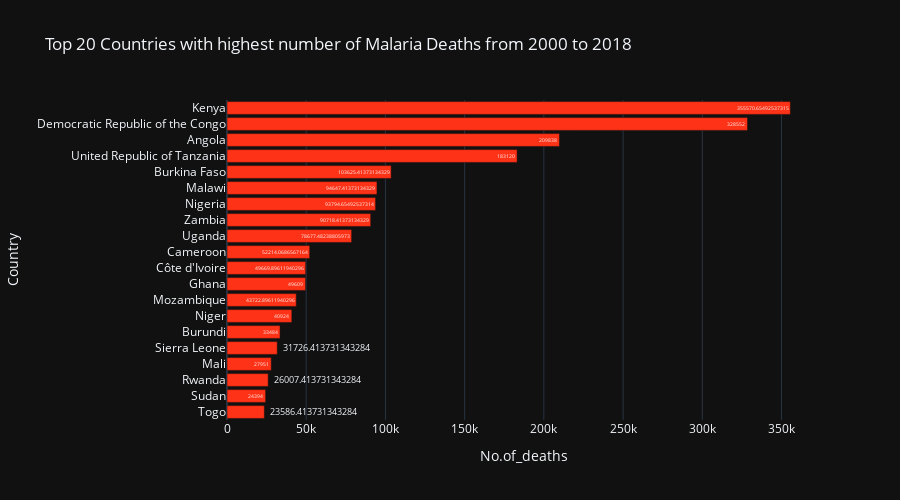

The cell this chart's notebook holds for it:
### Code cell
dtdeath = dtgroup[["Country","No.of_deaths"]]
pio.templates.default ='plotly_dark'
fig = px.bar(dtdeath.sort_values("No.of_deaths",ascending=False)[:20][::-1],x="No.of_deaths",y ="Country",text="No.of_deaths",
             title="Top 20 Countries with highest number of Malaria Deaths from 2000 to 2018",
             color_discrete_sequence= px.colors.qualitative.Light24,height=500,orientation="h")
fig.show()

### Figure 1 — Plotly figure (JSON) as saved in the notebook; plotly's stock layout.template omitted (floating-point values rounded to 4 significant figures)
{"data": [{"alignmentgroup": "True", "hovertemplate": "No.of_deaths=%{text}<br>Country=%{y}<extra></extra>", "legendgroup": "", "marker": {"color": "#FD3216"}, "name": "", "offsetgroup": "", "orientation": "h", "showlegend": false, "text": [23590.0, 24394, 26010.0, 27951, 31730.0, 33484, 40924, 43720.0, 49609, 49670.0, 52210.0, 78680.0, 90720.0, 93790.0, 94650.0, 103600.0, 183120, 209838, 328552, 355600.0], "textposition": "auto", "type": "bar", "x": [23590.0, 24394, 26010.0, 27951, 31730.0, 33484, 40924, 43720.0, 49609, 49670.0, 52210.0, 78680.0, 90720.0, 93790.0, 94650.0, 103600.0, 183120, 209838, 328552, 355600.0], "xaxis": "x", "y": ["Togo", "Sudan", "Rwanda", "Mali", "Sierra Leone", "Burundi", "Niger", "Mozambique", "Ghana", "Côte d'Ivoire", "Cameroon", "Uganda", "Zambia", "Nigeria", "Malawi", "Burkina Faso", "United Republic of Tanzania", "Angola", "Democratic Republic of the Congo", "Kenya"], "yaxis": "y"}], "layout": {"barmode": "relative", "height": 500, "legend": {"tracegroupgap": 0}, "title": {"text": "Top 20 Countries with highest number of Malaria Deaths from 2000 to 2018"}, "xaxis": {"anchor": "y", "domain": [0, 1], "title": {"text": "No.of_deaths"}}, "yaxis": {"anchor": "x", "domain": [0, 1], "title": {"text": "Country"}}}}
